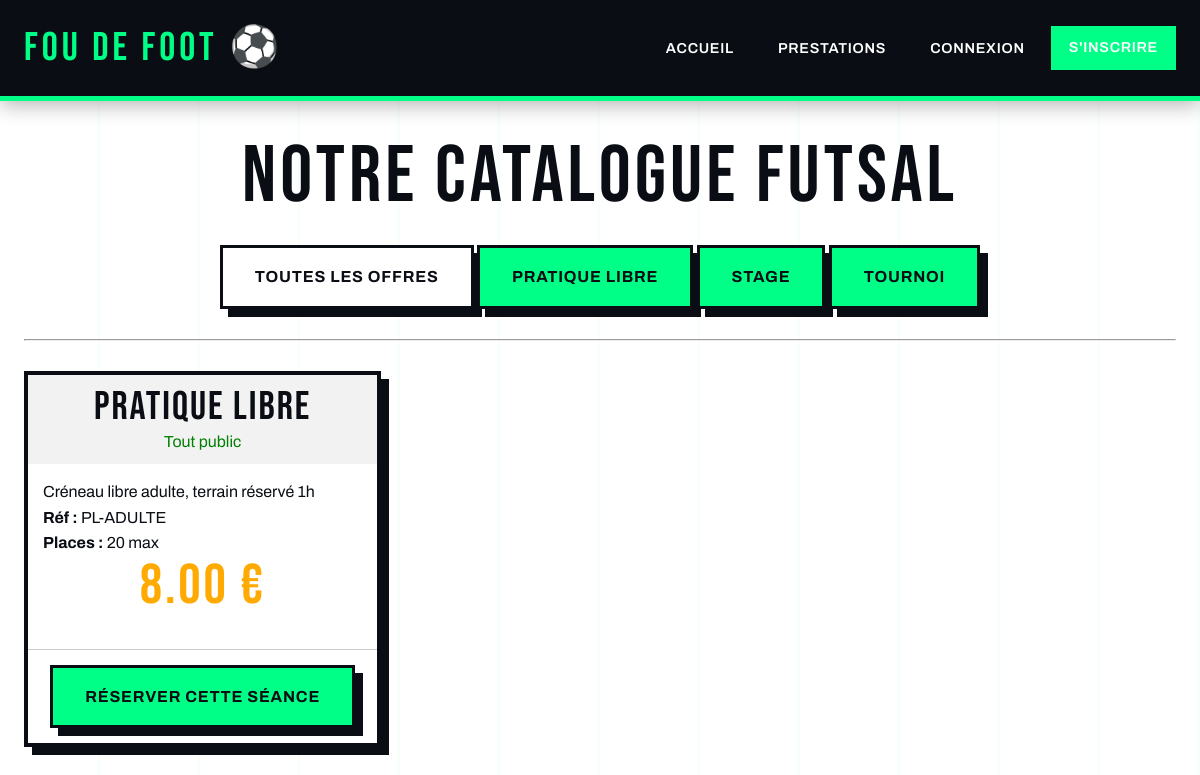
The page /pages/Prestation/prestation.php?type=1 on the database its author committed.
### tables this page shows
CREATE TABLE TYPE_PRESTATION (
    id_type INT AUTO_INCREMENT PRIMARY KEY,
    libelle_type VARCHAR(100) NOT NULL
);

CREATE TABLE PRESTATION (
    code_prestation VARCHAR(20) PRIMARY KEY,
    description TEXT,
    nb_places_max INT NOT NULL DEFAULT 20,
    prix DECIMAL(8,2) NOT NULL DEFAULT 0,
    age_limite INT DEFAULT 0,
    id_type INT,
    CONSTRAINT fk_prestation_type FOREIGN KEY (id_type)
        REFERENCES TYPE_PRESTATION(id_type) ON DELETE SET NULL
);

### pages/Prestation/prestation.php (the view, shortened to what this page needs)
<?php
require_once '../../database.php';
$est_admin = 0;
$requeteTypes = $pdo->query("SELECT * FROM TYPE_PRESTATION");
$types = $requeteTypes->fetchAll();
if (isset($_GET['type'])) {
    $id_filtre = $_GET['type'];
    $sql = "SELECT * FROM PRESTATION
            INNER JOIN TYPE_PRESTATION ON PRESTATION.id_type = TYPE_PRESTATION.id_type
            WHERE PRESTATION.id_type = ?";
    $requetePresta = $pdo->prepare($sql);
    $requetePresta->execute([$id_filtre]);
} else {
    $sql = "SELECT * FROM PRESTATION
            INNER JOIN TYPE_PRESTATION ON PRESTATION.id_type = TYPE_PRESTATION.id_type";
    $requetePresta = $pdo->query($sql);
}
$prestations = $requetePresta->fetchAll();
?>
<!DOCTYPE html>
<html lang="fr">
<head>
    <link rel="stylesheet" href="../../styles/fdf-modern.css">
</head>
<body>
    <nav>
        <div class="nav-container">
            <a href="../../index.php" class="nav-logo">FOU DE FOOT</a>
            <ul class="nav-links">
                <li><a href="../../index.php">Accueil</a></li>
                <li><a href="prestation.php">Prestations</a></li>
                <?php if (isset($_SESSION['adherent_id'])) { ?>
                    <li><a href="../Membre/dashboard.php">Mon Espace</a></li>
                    <li><a href="../Connexion/deconnexion.php" style="color: red;">Déconnexion</a></li>
                <?php } else { ?>
                    <li><a href="../Connexion/connexion.php">Connexion</a></li>
                    <li><a href="../Login/login.php" class="btn btn-primary">S'inscrire</a></li>
                <?php } ?>
            </ul>
        </div>
    </nav>
    <div class="container" style="padding-top: 2rem;">
        <h1 style="text-align: center;">Notre Catalogue Futsal</h1>
        <div style="text-align: center; margin-bottom: 30px;">
            <a href="prestation.php" class="btn btn-secondary">Toutes les offres</a>
            <?php foreach ($types as $t) { ?>
                <a href="prestation.php?type=<?php echo $t['id_type']; ?>" class="btn btn-primary">
                    <?php echo $t['libelle_type']; ?>
                </a>
            <?php } ?>
        </div>
        <hr>
        <div class="cards-grid" style="margin-top: 30px;">
            <?php foreach ($prestations as $presta) { ?>
                <div class="card">
                    <div style="background-color: #f2f2f2; padding: 10px; text-align: center;">
                        <h3><?php echo $presta['libelle_type']; ?></h3>
                        <?php if ($presta['age_limite'] > 0) { ?>
                            <span style="color: red;">Âge max : <?php echo $presta['age_limite']; ?> ans</span>
                        <?php } else { ?>
                            <span style="color: green;">Tout public</span>
                        <?php } ?>
                    </div>
                    <div style="padding: 15px;">
                        <p><?php echo $presta['description']; ?></p>
                        <p><strong>Réf :</strong> <?php echo $presta['code_prestation']; ?></p>
                        <p><strong>Places :</strong> <?php echo $presta['nb_places_max']; ?> max</p>
                        <h2 style="text-align: center; color: #ffaa00;"><?php echo $presta['prix']; ?> €</h2>
                    </div>
                    <div style="padding: 15px; text-align: center; border-top: 1px solid #ccc;">
                        <?php if ($est_admin == 1) { ?>
                            <a href="../Admin/modifier_prestation.php?code=<?php echo $presta['code_prestation']; ?>" class="btn btn-secondary">Modifier</a>
                            <a href="../Admin/supprimer_prestation.php?code=<?php echo $presta['code_prestation']; ?>" class="btn btn-danger">Supprimer</a>
                        <?php } else { ?>
                            <a href="../Reservation/reservation.php?code=<?php echo $presta['code_prestation']; ?>" class="btn btn-primary">Réserver cette séance</a>
                        <?php } ?>
                    </div>
                </div>
            <?php } ?>
        </div>
    </div>
</body>
</html>

### styles/fdf-modern.css (style rules this page uses)
:root { --vert-terrain: #00FF87; --vert-fonce: #00B359; --noir-profond: #0A0E14; --blanc-pur: #FFFFFF; --gris-beton: #2D3748; --gris-clair: #E2E8F0; --orange-energie: #FF6B35; --jaune-flash: #FFD23F; --rouge-danger: #E53E3E; --font-display: 'Bebas Neue', sans-serif; --font-body: 'Archivo', sans-serif; --spacing-xs: 0.5rem; --spacing-sm: 1rem; --spacing-md: 1.5rem; --spacing-lg: 2.5rem; --spacing-xl: 4rem; --shadow-brutal: 8px 8px 0 var(--noir-profond); --shadow-hover: 12px 12px 0 var(--noir-profond); --transition: all 0.3s cubic-bezier(0.34, 1.56, 0.64, 1); }
*, *::before, *::after { box-sizing: border-box; margin: 0; padding: 0; }
html { scroll-behavior: smooth; }
body { font-family: var(--font-body); background: var(--blanc-pur); color: var(--noir-profond); font-size: 16px; line-height: 1.6; overflow-x: hidden; position: relative; }
body::before { content: ''; position: fixed; top: 0; left: 0; width: 100%; height: 100%; background-image: repeating-linear-gradient(90deg, transparent, transparent 98px, rgba(0,255,135,0.03) 98px, rgba(0,255,135,0.03) 100px); pointer-events: none; z-index: -1; }
h1, h2, h3, h4, h5, h6 { font-family: var(--font-display); font-weight: 400; letter-spacing: 0.05em; line-height: 1.1; text-transform: uppercase; }
h1 { font-size: clamp(2.5rem, 8vw, 5rem); margin-bottom: var(--spacing-md); }
h2 { font-size: clamp(2rem, 6vw, 3.5rem); margin-bottom: var(--spacing-sm); }
h3 { font-size: clamp(1.5rem, 4vw, 2.5rem); }
p { font-weight: 400; max-width: 65ch; }
strong { font-weight: 700; }
a { position: relative; }
nav { position: sticky; top: 0; background: var(--noir-profond); border-bottom: 5px solid var(--vert-terrain); z-index: 1000; box-shadow: 0 4px 20px rgba(0,0,0,0.3); }
.nav-container { max-width: 1400px; margin: 0 auto; padding: var(--spacing-sm) var(--spacing-md); display: flex; justify-content: space-between; align-items: center; }
.nav-logo { font-family: var(--font-display); font-size: 2.5rem; color: var(--vert-terrain); text-decoration: none; letter-spacing: 0.1em; transition: var(--transition); }
.nav-logo::after { content: '⚽'; margin-left: 0.3em; display: inline-block; animation: rotate 3s linear infinite; }
.nav-links { display: flex; gap: var(--spacing-xs); list-style: none; align-items: center; }
.nav-links a { color: var(--blanc-pur); text-decoration: none; padding: var(--spacing-xs) var(--spacing-sm); font-weight: 600; text-transform: uppercase; font-size: 0.9rem; letter-spacing: 0.05em; position: relative; transition: var(--transition); border: 2px solid transparent; }
.nav-links a::before { content: ''; position: absolute; bottom: 0; left: 50%; width: 0; height: 3px; background: var(--vert-terrain); transition: var(--transition); transform: translateX(-50%); }
.btn { display: inline-block; padding: 1rem 2rem; font-family: var(--font-body); font-weight: 700; font-size: 1rem; text-transform: uppercase; letter-spacing: 0.05em; text-decoration: none; border: 3px solid var(--noir-profond); background: var(--vert-terrain); color: var(--noir-profond); cursor: pointer; position: relative; transition: var(--transition); box-shadow: var(--shadow-brutal); }
.btn-primary { background: var(--vert-terrain); color: var(--noir-profond); animation: slideInLeft 0.8s 0.4s cubic-bezier(0.34, 1.56, 0.64, 1) backwards; }
.btn-secondary { background: var(--blanc-pur); color: var(--noir-profond); }
.container { max-width: 1400px; margin: 0 auto; padding: var(--spacing-xl) var(--spacing-md); }
.cards-grid { display: grid; grid-template-columns: repeat(auto-fill, minmax(320px, 1fr)); gap: var(--spacing-lg); margin-top: var(--spacing-lg); }
.card { background: var(--blanc-pur); border: 4px solid var(--noir-profond); box-shadow: var(--shadow-brutal); position: relative; transition: var(--transition); overflow: hidden; }
.card::before { content: ''; position: absolute; top: 0; left: 0; width: 100%; height: 5px; background: var(--vert-terrain); transform: scaleX(0); transform-origin: left; transition: transform 0.4s cubic-bezier(0.34, 1.56, 0.64, 1); }

### rows shown on the page
type_prestation: libelle_type "PRATIQUE LIBRE"
type_prestation: libelle_type "STAGE"
type_prestation: libelle_type "TOURNOI"
prestation: id_type.libelle_type "PRATIQUE LIBRE", age_limite "Tout public", description "Créneau libre adulte, terrain réservé 1h", code_prestation "PL-ADULTE", nb_places_max "20", prix "8.00"
